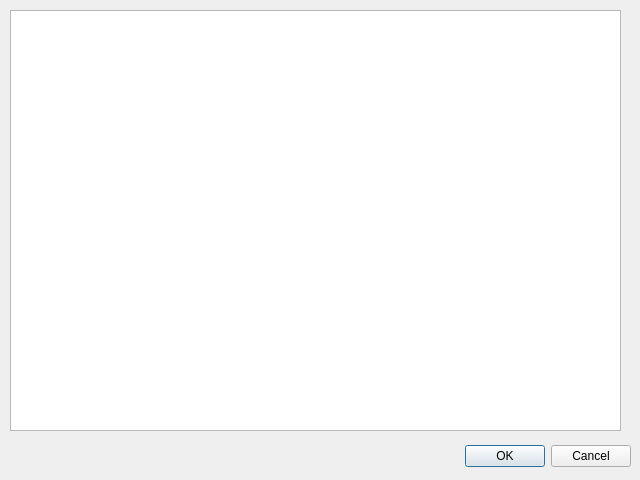
<?xml version="1.0" encoding="UTF-8"?>
<ui version="4.0">
 <class>Dialog</class>
 <widget class="QDialog" name="Dialog">
  <property name="geometry">
   <rect>
    <x>0</x>
    <y>0</y>
    <width>640</width>
    <height>480</height>
   </rect>
  </property>
  <property name="windowTitle">
   <string>Regression Outputs</string>
  </property>
  <widget class="QDialogButtonBox" name="buttonBox">
   <property name="geometry">
    <rect>
     <x>10</x>
     <y>440</y>
     <width>621</width>
     <height>32</height>
    </rect>
   </property>
   <property name="orientation">
    <enum>Qt::Horizontal</enum>
   </property>
   <property name="standardButtons">
    <set>QDialogButtonBox::Cancel|QDialogButtonBox::Ok</set>
   </property>
  </widget>
  <widget class="QTableView" name="tableView">
   <property name="geometry">
    <rect>
     <x>10</x>
     <y>10</y>
     <width>611</width>
     <height>421</height>
    </rect>
   </property>
  </widget>
 </widget>
 <resources/>
 <connections>
  <connection>
   <sender>buttonBox</sender>
   <signal>accepted()</signal>
   <receiver>Dialog</receiver>
   <slot>accept()</slot>
   <hints>
    <hint type="sourcelabel">
     <x>248</x>
     <y>254</y>
    </hint>
    <hint type="destinationlabel">
     <x>157</x>
     <y>274</y>
    </hint>
   </hints>
  </connection>
  <connection>
   <sender>buttonBox</sender>
   <signal>rejected()</signal>
   <receiver>Dialog</receiver>
   <slot>reject()</slot>
   <hints>
    <hint type="sourcelabel">
     <x>316</x>
     <y>260</y>
    </hint>
    <hint type="destinationlabel">
     <x>286</x>
     <y>274</y>
    </hint>
   </hints>
  </connection>
 </connections>
</ui>
